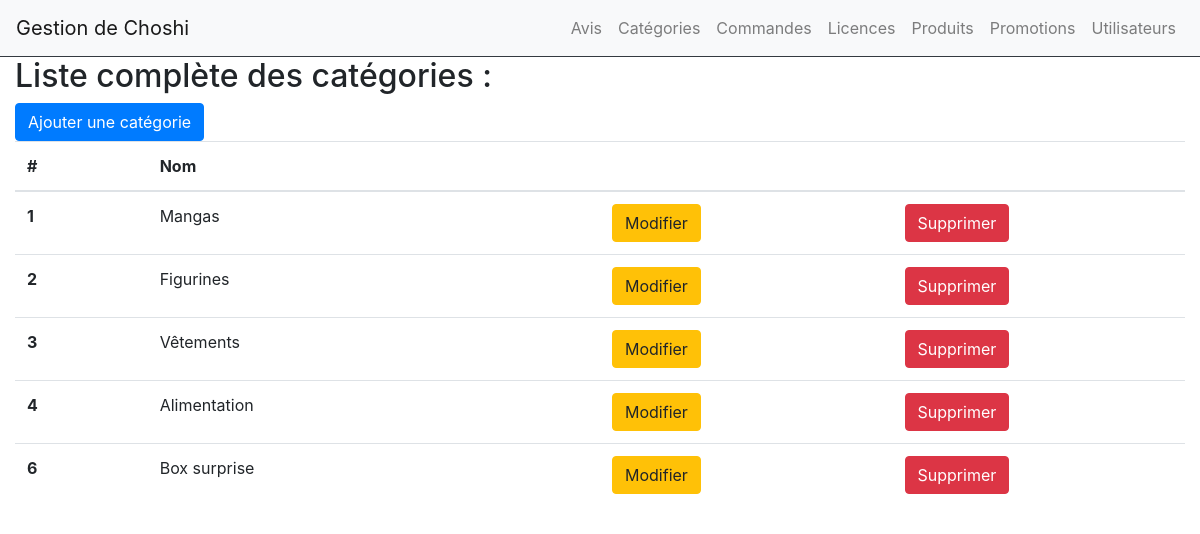
Screenshot of /admin/index.php?controller=categories&action=list (signed in) with the database file from the repository.
### tables this page shows
CREATE TABLE IF NOT EXISTS `categories` (
  `id` int(11) NOT NULL AUTO_INCREMENT,
  `name` varchar(200) NOT NULL,
  `image` varchar(200) DEFAULT NULL,
  PRIMARY KEY (`id`)
);

### admin/index.php (called while the page is built, shortened)
<?php
if(isset($_GET['controller'])){
    switch ($_GET['controller']){
        case 'categories':
            require 'controllers/categoryController.php';
        break;
    }
}
else{
    require 'controllers/indexController.php';
}
require 'views/admin.php';
?>

### admin/models/Category.php (called while the page is built, shortened)
<?php
function getCategories($categoryId = null)
{
    $db = dbConnect();
    if($categoryId != null){
        $query = $db->prepare('SELECT * FROM categories WHERE id = ?');
        $query->execute([$categoryId]);
        return $query->fetch();
    }
    else{
        $query = $db->query('SELECT * FROM categories');
        return $query->fetchAll();
    }
}

### admin/controllers/categoryController.php (called while the page is built, shortened)
<?php
require 'models/Category.php';
switch ($_GET['action']) {
    case 'list':
        $categories = getCategories();
        break;
}

### admin/views/categoryList.php (the view, shortened to what this page needs)
<main class="col-12">
	<h2>Liste complète des catégories : </h2>	<a href="index.php?controller=categories&action=new"><button type="button" class="btn btn-primary">Ajouter une catégorie</button></a>
	<table class="table">
		<thead>
			<tr>
				<th scope="col">#</th>
				<th scope="col">Nom</th>
				<th scope="col"></th>
				<th scope="col"></th>
			</tr>
		</thead>
		<tbody>
		<?php foreach($categories as $category): ?>
			<tr>
				<th scope="row"><?= $category['id'] ?></th>
				<td><?=  htmlspecialchars($category['name']) ?></td>
				<td class="w-25"><a href="index.php?controller=categories&action=edit&id=<?= $category['id'] ?>"><button type="button" class="btn btn-warning">Modifier</button></a>  </td>
				<td class="w-25"><a onclick="return confirm('Are you sure?')" href="index.php?controller=categories&action=delete&id=<?= $category['id'] ?>"><button type="button" class="btn btn-danger">Supprimer</button></a></td>
			</tr>
		<?php endforeach; ?>
		</tbody>
	</table>
</main>

### rows the page displays
categories: id "1", name "Mangas"
categories: id "2", name "Figurines"
categories: id "3", name "Vêtements"
categories: id "4", name "Alimentation"
categories: id "6", name "Box surprise"
